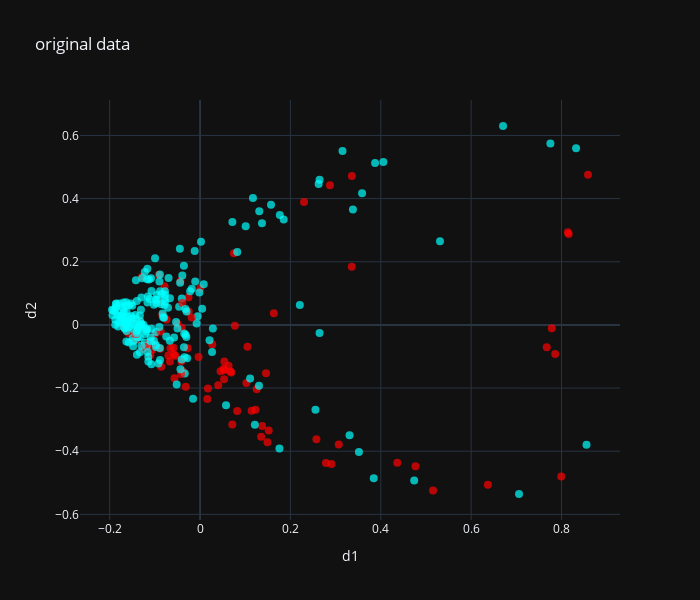
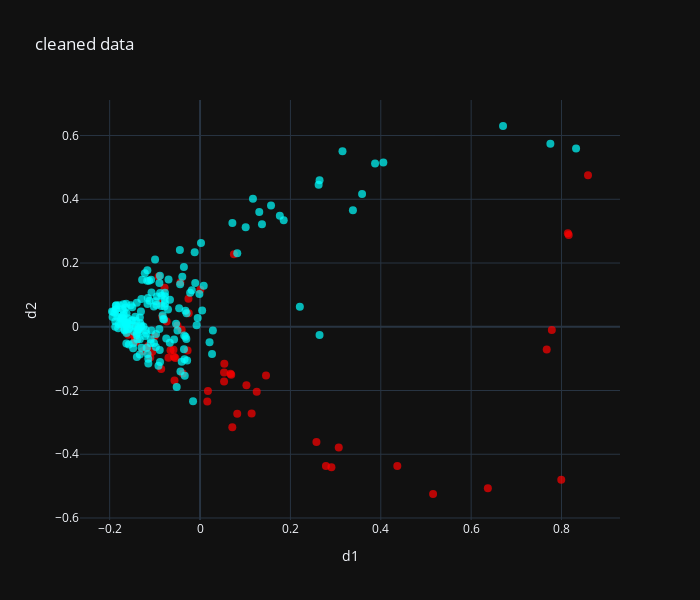

Notebook code for these charts, in order:
### Code cell
from common import generate_colors_for_classification
from sklearn.preprocessing import StandardScaler, RobustScaler
from sklearn.decomposition import KernelPCA as KPCA
from kernel_pca_search import KernelPCASearchCV, kernel_pca_scorer
from render import *

scaler = RobustScaler()
dot_size = 8
X_numpy[np.isnan(X_numpy)]=-1
X_ = scaler.fit_transform(X_numpy)

transform = KernelPCASearchCV(n_components=2,kernel='rbf')
transform.fit(X_)

def render(model,X_clean,y_clean,title="data plot"):
    colors = generate_colors_for_classification(y_clean,seed=100)
    data = np.concatenate([transform.transform(X_clean),colors],axis=1)
    removed_size = 1-len(y_clean)/len(X)

    print("removed ",removed_size)

    cv = RepeatedStratifiedKFold(n_splits=10, n_repeats=3, random_state=50)
    report = cross_val_classification_report(
        model=model,
        X=X_clean,
        y=y_clean,
        cv=cv,
        target_names=y_classes
    )
    print(report)
    plot_2d_rgb(data,title,["d1","d2","d3"],dot_size)

render(special_model,X_,y,"original data")

render(special_model,X_[~outliers_mask],y.to_numpy()[~outliers_mask],"cleaned data")
# print(kernel_pca_scorer(transform,X_))

### Figure 1 — Plotly figure (JSON) as saved in the notebook; plotly's stock layout.template omitted (floating-point values rounded to 4 significant figures; data arrays with more than 128 entries replaced by an {"elided": "..."} marker saying what was removed)
{"data": [{"marker": {"color": {"elided": "299 str values"}, "opacity": 0.7, "size": 8}, "mode": "markers", "type": "scatter", "x": {"elided": "299 float values"}, "y": {"elided": "299 float values"}}], "layout": {"height": 600, "title": {"text": "original data"}, "width": 700, "xaxis": {"title": {"text": "d1"}}, "yaxis": {"title": {"text": "d2"}}}}

### Figure 2 — Plotly figure (JSON) as saved in the notebook; plotly's stock layout.template omitted (floating-point values rounded to 4 significant figures; data arrays with more than 128 entries replaced by an {"elided": "..."} marker saying what was removed)
{"data": [{"marker": {"color": {"elided": "242 str values"}, "opacity": 0.7, "size": 8}, "mode": "markers", "type": "scatter", "x": {"elided": "242 float values"}, "y": {"elided": "242 float values"}}], "layout": {"height": 600, "title": {"text": "cleaned data"}, "width": 700, "xaxis": {"title": {"text": "d1"}}, "yaxis": {"title": {"text": "d2"}}}}
